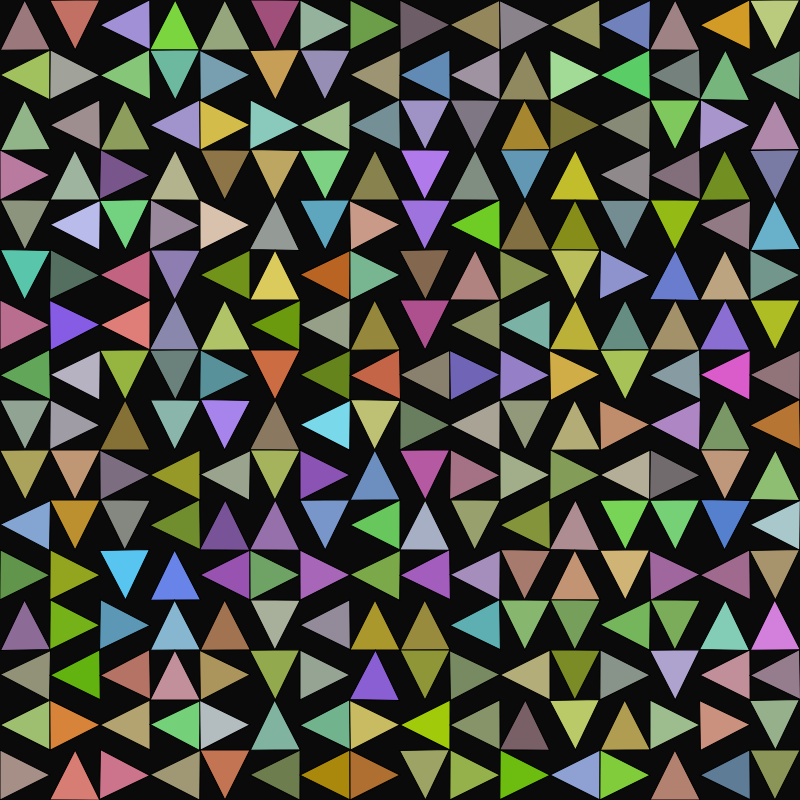
Frame 1 (no input)
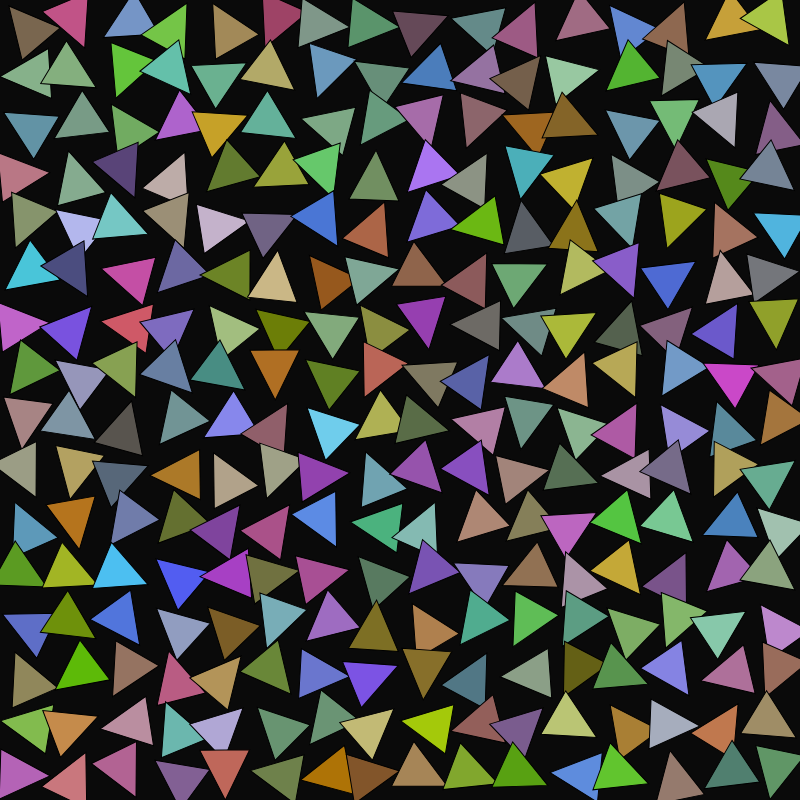
Frame 60 (no input)
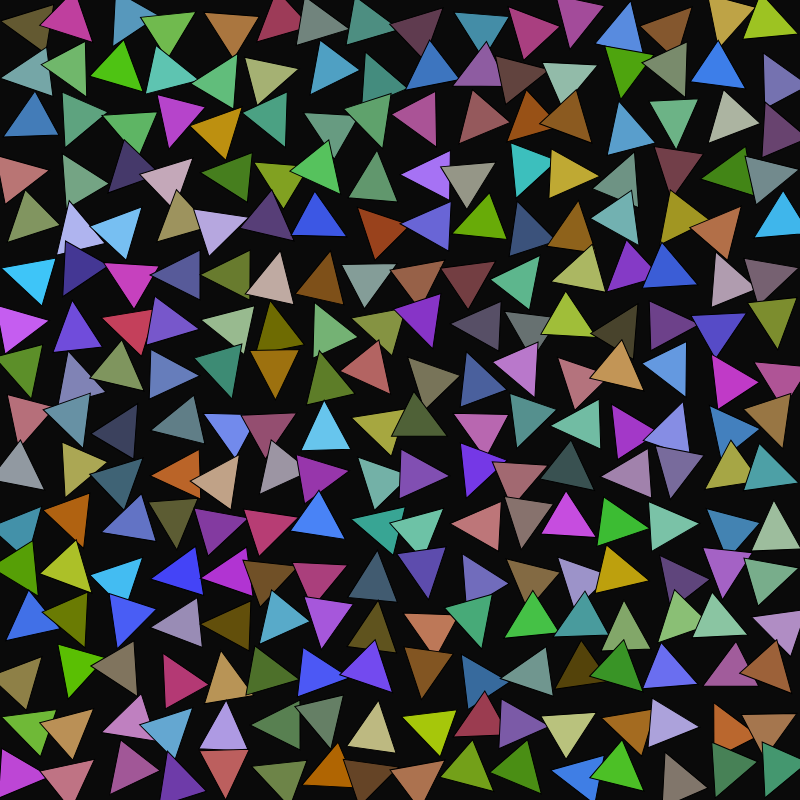
Frame 120 (the mouse pressed at the canvas centre since frame 60)

The p5.js sketch that drew these frames (run headless with seeded random() and noise() and a simulated clock; from frame 60 on, the mouse is pressed at the canvas centre):

// p5.js sketch
// ── sketch.js
let cols, rows;
let triSize = 50;
let triangles = [];

function setup() {
  createCanvas(800, 800);
  cols = width / triSize;
  rows = height / triSize;

  // Initialize triangles
  for (let i = 0; i < cols; i++) {
    for (let j = 0; j < rows; j++) {
      triangles.push(new AnimatedTriangle(i * triSize, j * triSize, triSize));
    }
  }
}

function draw() {
  background(10);

  for (let tri of triangles) {
    tri.update();
    tri.display();
  }
}

class AnimatedTriangle {
  constructor(x, y, size) {
    this.x = x;
    this.y = y;
    this.size = size;
    this.rotation = random([0, PI / 2, PI, -PI / 2]); // Random initial rotation
    this.rotationSpeed = random(-0.02, 0.02); // Small rotation variation
    this.color1 = color(random(100, 255), random(100, 255), random(255));
    this.color2 = color(random(50, 200), random(50, 200), random(255));
  }

  update() {
    this.rotation += this.rotationSpeed; // Slowly rotate triangles

    // Subtle color shifting over time
    let lerpAmount = map(sin(frameCount * 0.01), -1, 1, 0, 1);
    this.currentColor = lerpColor(this.color1, this.color2, lerpAmount);
  }

  display() {
    push();
    translate(this.x + this.size / 2, this.y + this.size / 2);
    rotate(this.rotation);

    fill(this.currentColor);
    beginShape();
    vertex(-this.size / 2, -this.size / 2);
    vertex(this.size / 2, -this.size / 2);
    vertex(0, this.size / 2);
    endShape(CLOSE);
    
    pop();
  }
}
